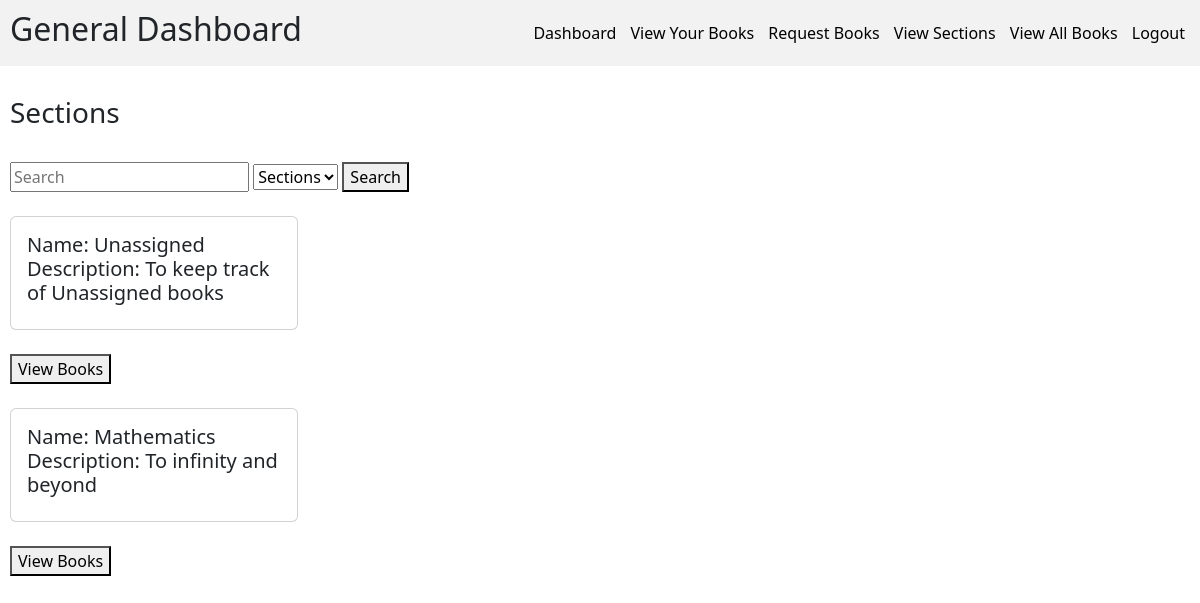
Screenshot of /generalDashboard/sections/ (signed in) with the database file from the repository.
### models.py (models this page shows)
class SectionModel(db.Model):
    __tablename__ = "section"
    id = Column(Integer, primary_key=True, autoincrement=True)
    name = Column(String(20), nullable=False, unique=True)
    date_created = Column(Date, nullable=False)
    description = Column(String(100), nullable=False)
    search_word = Column(String(150), nullable=False)

### app.py (the view)
        def wrapper(*args, **kwargs):
            info = UserInfoModel.query.filter_by(uid=current_user.id).first()
            if not info:
                return "Info not found", 404
            if info.role != role:
                return f"Only {role} user has access here", 400
            else:
                return function(*args, **kwargs)

### app.py (called while the page is built)
def check_role(role: str):
    def decorator(function: Callable):
        def wrapper(*args, **kwargs):
            info = UserInfoModel.query.filter_by(uid=current_user.id).first()
            if not info:
                return "Info not found", 404
            if info.role != role:
                return f"Only {role} user has access here", 400
            else:
                return function(*args, **kwargs)
        wrapper.__name__ = function.__name__
        return wrapper
    return decorator

@app.route("/generalDashboard/sections/", methods=["GET"])
@login_required
@check_role(role="General")
def generalViewSections():
    sections = SectionModel.query.all()
    user_info = UserInfoModel.query.filter_by(uid=current_user.id).first()
    if not user_info:
        flash("User info does not exist")
        return redirect("/")
    role = user_info.role
    return render_template("sections.html", sections=sections, role=role)

### blueprints/api.py (called while the page is built)
@login_manager.user_loader
def load_user(id):
    return UserLoginModel.query.get(id)

### Templates/sections.html (shortened to what this page needs)
{% if role == "Librarian" %}
{% extends "librarianBase.html" %}
{% else %}
{% extends "generalBase.html" %}
{% endif %}
{% block content %}
<div>
    <h3>Sections</h3>
    <br>
    <form action="/sections/search">
        <input type="search" placeholder="Search" aria-label="Search" name="search_word">
        <select name="search_target">
            <option value="sections" selected>Sections</option>
        </select>
        <button type="submit">Search</button>
    </form>
</div>
<div>
    {% for section in sections: %}
    <br>
    <div class="card" style="width: 18rem;">
        <div class="card-body">
            <h5>
                Name: {{section.name}} <br>
                {% if section.description %}
                Description: {{section.description}}
                {% else %}
                Description: No description
                {% endif %}
            </h5>
        </div>
    </div>
    <br>
    <a href="/sections/{{section.id}}"><button>View Books</button></a>
    <br>
    {% endfor %}
</div>
{% endblock %}

### static/generalStyle.css (style rules this page uses)
html, body { margin: 0px; font-family: Ubuntu, system-ui, -apple-system, BlinkMacSystemFont, "Segoe UI", Roboto, Oxygen, Cantarell, "Open Sans", "Helvetica Neue", sans-serif; }

### rows the page displays
SectionModel: name "Unassigned", description "To keep track of Unassigned books"
SectionModel: name "Mathematics", description "To infinity and beyond"
